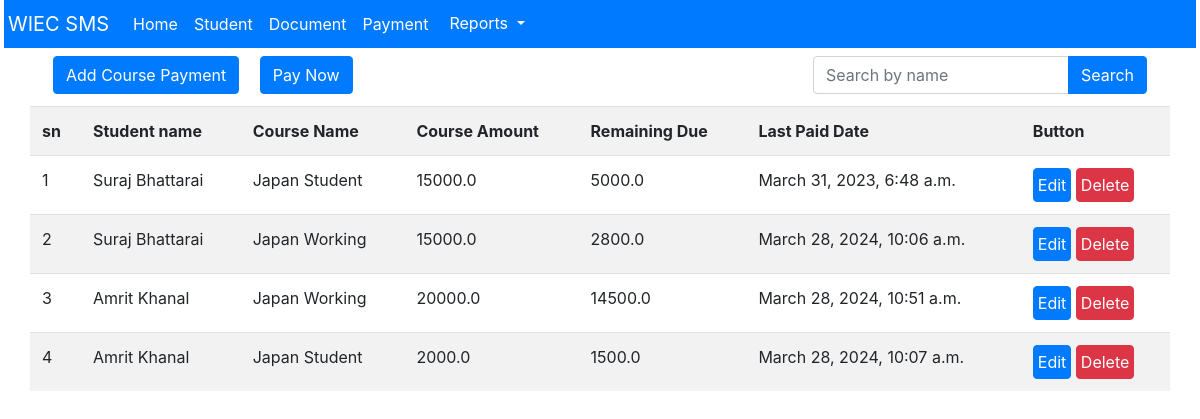
Screenshot of /list-payment with the database file from the repository.
### student/models.py (models this page shows, shortened)
class Payment(models.Model):
	student = models.ForeignKey(Student ,  on_delete = models.CASCADE)
	course = models.ForeignKey(Course , on_delete = models.CASCADE)
	course_amount = models.FloatField(blank = True , null = True , default= "0")
	remaining_amount =models.FloatField(blank = True , null = True , default= "0")
	received_date = models.DateTimeField(auto_now_add = True )
	last_updated = models.DateTimeField( auto_now = True)
	class Meta:
		unique_together = ['student', 'course']

class Student(models.Model):
	name =models.CharField(max_length= 50 , null = True , blank =True)
	address = models.CharField(max_length= 100 , blank=True , null=True)
	phone_number =models.CharField(max_length = 20 , blank = True , null=True)
	gender = models.ForeignKey(Gender , on_delete = models.CASCADE)
	date_of_birth = models.DateField("Date of Birth (AD)",auto_now_add = False , auto_now = False , null =True , blank = True)
	fathername = models.CharField( max_length= 100 , null = True , blank =True)
	mothername =models.CharField(max_length= 100 , blank=True , null=True)
	shift = models.ForeignKey(Shift , on_delete = models.CASCADE)
	course = models.ForeignKey(Course , on_delete = models.CASCADE)
	qualification = models.CharField(max_length= 100 , blank=True , null=True)
	refered_by = models.CharField(max_length= 100 , blank=True , null=True)
	def __str__(self):
		return self.name

class Course(models.Model):
	name = models.CharField(max_length= 100 , blank=True , null=True)
	def __str__(self):
		return self.name

### student/views.py (the view)
# urls.py: path('list-payment' , ViewPayment , name ="list-payment"),
def ViewPayment(request):
	queryset = Payment.objects.all()
	search_query = request.GET.get('search', '')
	if search_query:
		queryset = Payment.objects.filter(student__name__icontains=search_query)
	else:
		queryset = Payment.objects.all()
	context ={
	"queryset":queryset,
	"search_query":search_query
	}
	return render(request, 'payment_list.html' , context)

### student/templates/payment_list.html
{% extends 'base.html' %}
{% block main %}
<div class= "container">
	<div class ="row">
		<div class ="col-sm-5">
			<a type ="button" class = "btn btn-primary m-2" href ="/payment">Add Course Payment</a>
	<a type ="button" class = "btn btn-primary m-2" href ="/payment-tr">Pay Now</a>
</div>
<div class ="col-sm-3"></div>
		<div class ="col-sm-4">
    <form method="get" class="form-inline m-2">
        <div class="input-group">
            <input type="text" class="form-control" name="search" value="{{ search_query }}" placeholder="Search by name">
            <div class="input-group-append">
                <button type="submit" class="btn btn-primary">Search</button>
            </div>
        </div>
    </form>
</div>
</div>
<div class ="row">
	<table name ="list_document_table" class ="table mt-1 table-striped">
		<tr>
		<th>sn</th>
		<th>Student name</th>
		<th>Course Name </th>
		<th>Course Amount</th>
		<th>Remaining Due</th>
		<th>Last Paid Date</th>
		<th>Button</th>
		</tr>
{% for instance in queryset %}
		<tr>
		<td>{{forloop.counter}}</td>
		<td> {{instance.student}}</td>
		<td> {{instance.course}}</td>
		<td> {{instance.course_amount}}</td>
		<td> {{instance.remaining_amount}}</td>
		<td> {{instance.last_updated}}</td>
         <td>
         	<a type ="button" class ="btn btn-primary p-1" href ="">Edit</a>
         	<a type ="button" class ="btn btn-danger p-1" href ="">Delete</a>
         </td>
		</tr>
		{% empty %}
        <tr>
        	<td></td>
        	<td></td>
            <td  class="text-center"><b>No items found</b></td>
        </tr>
	{% endfor %}
	</table>
</div>
</div>
{% endblock %}

### student/templates/base.html (shortened to what this page needs)
  {% load static %}
  {% load crispy_forms_tags %}
<!DOCTYPE html>
	<head>
	<link rel="stylesheet" href="https://cdn.jsdelivr.net/npm/bootstrap@4.6.2/dist/css/bootstrap.min.css">
	<link rel="stylesheet" type="text/css" href="https://cdn.datatables.net/1.13.1/css/dataTables.bootstrap4.min.css"/>
	<link rel="stylesheet" type="text/css" href="https://cdn.datatables.net/buttons/2.3.2/css/buttons.bootstrap4.min.css"/>
</head>
<body>
	{% include 'navbar.html' %}
	{% block main %}
	{% endblock %}
</body>
</html>

### student/templates/navbar.html (shortened to what this page needs)
<nav class="navbar navbar-expand-lg navbar-light bg-primary mx-1 p-1 ">
    <a class="navbar-brand text-white" href="/">WIEC SMS</a>
    <div class="collapse navbar-collapse" id="navbarNav">
      <ul class="navbar-nav">
        <li class="nav-item active">
          <a class="nav-link text-white" href="/">Home </a>
        </li>
        <li class="nav-item">
          <a class="nav-link text-white" href="{% url 'list-student' %}">Student</a>
        </li>
        <li class="nav-item">
        <a class="nav-link text-white" href="{% url 'list-document' %}"> Document</a>
        </li>
                         <li class="nav-item">
          <a class="nav-link text-white" href="{% url 'list-payment' %}">Payment</a>
        </li>
<div class="dropdown ">
  <a class="btn  dropdown-toggle text-white" href="#" role="button" id="dropdownMenuLink" data-toggle="dropdown" aria-haspopup="true" aria-expanded="false">
    Reports
  </a>
</div>
      </ul>
    </div>
  </nav>

### rows the page displays
Payment: student "Suraj Bhattarai", course "Japan Student", course_amount "15000.0", remaining_amount "5000.0", last_updated "March 31, 2023, 6:48 a.m."
Payment: student "Suraj Bhattarai", course "Japan Working", course_amount "15000.0", remaining_amount "2800.0", last_updated "March 28, 2024, 10:06 a.m."
Payment: student "Amrit Khanal", course "Japan Working", course_amount "20000.0", remaining_amount "14500.0", last_updated "March 28, 2024, 10:51 a.m."
Payment: student "Amrit Khanal", course "Japan Student", course_amount "2000.0", remaining_amount "1500.0", last_updated "March 28, 2024, 10:07 a.m."
